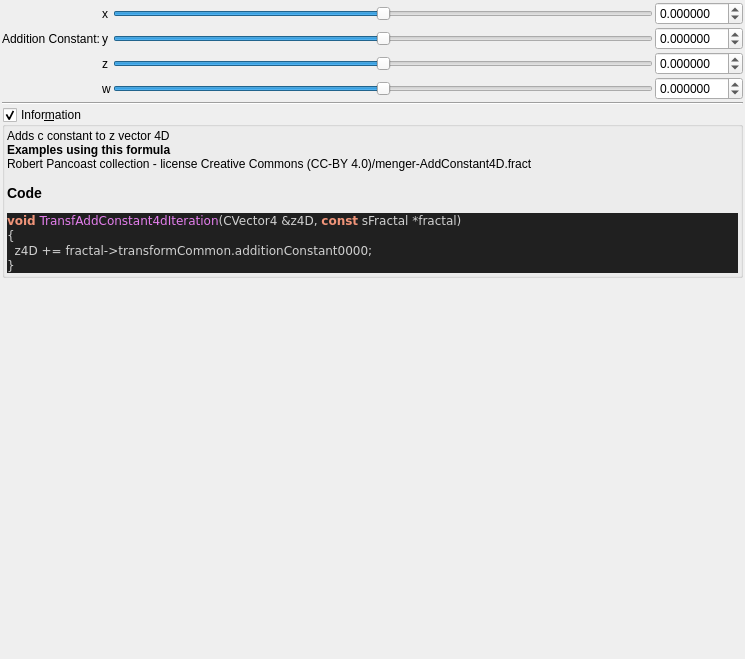
<?xml version="1.0" encoding="UTF-8"?>
<ui version="4.0">
 <class>transf_add_constant4d</class>
 <widget class="QWidget" name="Form">
  <property name="geometry">
   <rect>
    <x>0</x>
    <y>0</y>
    <width>745</width>
    <height>659</height>
   </rect>
  </property>
  <property name="windowTitle">
   <string notr="true">transf_add_constant4d</string>
  </property>
  <layout class="QVBoxLayout" name="verticalLayout">
   <property name="spacing">
    <number>2</number>
   </property>
   <property name="leftMargin">
    <number>2</number>
   </property>
   <property name="topMargin">
    <number>2</number>
   </property>
   <property name="rightMargin">
    <number>2</number>
   </property>
   <property name="bottomMargin">
    <number>2</number>
   </property>
   <item>
    <layout class="QGridLayout" name="gridLayout_44">
     <property name="spacing">
      <number>2</number>
     </property>
     <item row="2" column="1">
      <widget class="QLabel" name="label_163">
       <property name="text">
        <string notr="true">z</string>
       </property>
      </widget>
     </item>
     <item row="3" column="1">
      <widget class="QLabel" name="label_168">
       <property name="text">
        <string notr="true">w</string>
       </property>
      </widget>
     </item>
     <item row="2" column="3">
      <widget class="MyDoubleSpinBox" name="spinbox4_transf_addition_constant_0000_z">
       <property name="sizePolicy">
        <sizepolicy hsizetype="Minimum" vsizetype="Maximum">
         <horstretch>0</horstretch>
         <verstretch>0</verstretch>
        </sizepolicy>
       </property>
       <property name="prefix">
        <string/>
       </property>
       <property name="suffix">
        <string/>
       </property>
       <property name="decimals">
        <number>6</number>
       </property>
       <property name="minimum">
        <double>-99.989999999999995</double>
       </property>
       <property name="maximum">
        <double>99.989999999999995</double>
       </property>
       <property name="singleStep">
        <double>0.100000000000000</double>
       </property>
      </widget>
     </item>
     <item row="3" column="3">
      <widget class="MyDoubleSpinBox" name="spinbox4_transf_addition_constant_0000_w">
       <property name="sizePolicy">
        <sizepolicy hsizetype="Minimum" vsizetype="Maximum">
         <horstretch>0</horstretch>
         <verstretch>0</verstretch>
        </sizepolicy>
       </property>
       <property name="prefix">
        <string/>
       </property>
       <property name="suffix">
        <string/>
       </property>
       <property name="decimals">
        <number>6</number>
       </property>
       <property name="minimum">
        <double>-99.989999999999995</double>
       </property>
       <property name="maximum">
        <double>99.989999999999995</double>
       </property>
       <property name="singleStep">
        <double>0.100000000000000</double>
       </property>
      </widget>
     </item>
     <item row="3" column="2">
      <widget class="QSlider" name="slider4_transf_addition_constant_0000_w">
       <property name="sizePolicy">
        <sizepolicy hsizetype="Expanding" vsizetype="Maximum">
         <horstretch>0</horstretch>
         <verstretch>0</verstretch>
        </sizepolicy>
       </property>
       <property name="minimum">
        <number>-5000000</number>
       </property>
       <property name="maximum">
        <number>5000000</number>
       </property>
       <property name="singleStep">
        <number>1</number>
       </property>
       <property name="orientation">
        <enum>Qt::Horizontal</enum>
       </property>
      </widget>
     </item>
     <item row="1" column="0">
      <widget class="QLabel" name="label_164">
       <property name="text">
        <string>Addition Constant:</string>
       </property>
      </widget>
     </item>
     <item row="1" column="2">
      <widget class="QSlider" name="slider4_transf_addition_constant_0000_y">
       <property name="sizePolicy">
        <sizepolicy hsizetype="Expanding" vsizetype="Maximum">
         <horstretch>0</horstretch>
         <verstretch>0</verstretch>
        </sizepolicy>
       </property>
       <property name="minimum">
        <number>-5000000</number>
       </property>
       <property name="maximum">
        <number>5000000</number>
       </property>
       <property name="singleStep">
        <number>1</number>
       </property>
       <property name="orientation">
        <enum>Qt::Horizontal</enum>
       </property>
      </widget>
     </item>
     <item row="1" column="1">
      <widget class="QLabel" name="label_162">
       <property name="text">
        <string notr="true">y</string>
       </property>
      </widget>
     </item>
     <item row="0" column="2">
      <widget class="QSlider" name="slider4_transf_addition_constant_0000_x">
       <property name="sizePolicy">
        <sizepolicy hsizetype="Preferred" vsizetype="Preferred">
         <horstretch>0</horstretch>
         <verstretch>0</verstretch>
        </sizepolicy>
       </property>
       <property name="minimum">
        <number>-5000000</number>
       </property>
       <property name="maximum">
        <number>5000000</number>
       </property>
       <property name="singleStep">
        <number>1</number>
       </property>
       <property name="orientation">
        <enum>Qt::Horizontal</enum>
       </property>
      </widget>
     </item>
     <item row="2" column="2">
      <widget class="QSlider" name="slider4_transf_addition_constant_0000_z">
       <property name="sizePolicy">
        <sizepolicy hsizetype="Expanding" vsizetype="Maximum">
         <horstretch>0</horstretch>
         <verstretch>0</verstretch>
        </sizepolicy>
       </property>
       <property name="minimum">
        <number>-5000000</number>
       </property>
       <property name="maximum">
        <number>5000000</number>
       </property>
       <property name="singleStep">
        <number>1</number>
       </property>
       <property name="orientation">
        <enum>Qt::Horizontal</enum>
       </property>
      </widget>
     </item>
     <item row="1" column="3">
      <widget class="MyDoubleSpinBox" name="spinbox4_transf_addition_constant_0000_y">
       <property name="sizePolicy">
        <sizepolicy hsizetype="Minimum" vsizetype="Maximum">
         <horstretch>0</horstretch>
         <verstretch>0</verstretch>
        </sizepolicy>
       </property>
       <property name="prefix">
        <string/>
       </property>
       <property name="suffix">
        <string/>
       </property>
       <property name="decimals">
        <number>6</number>
       </property>
       <property name="minimum">
        <double>-99.989999999999995</double>
       </property>
       <property name="maximum">
        <double>99.989999999999995</double>
       </property>
       <property name="singleStep">
        <double>0.100000000000000</double>
       </property>
      </widget>
     </item>
     <item row="0" column="1">
      <widget class="QLabel" name="label_160">
       <property name="text">
        <string notr="true">x</string>
       </property>
      </widget>
     </item>
     <item row="0" column="3">
      <widget class="MyDoubleSpinBox" name="spinbox4_transf_addition_constant_0000_x">
       <property name="sizePolicy">
        <sizepolicy hsizetype="Minimum" vsizetype="Maximum">
         <horstretch>0</horstretch>
         <verstretch>0</verstretch>
        </sizepolicy>
       </property>
       <property name="prefix">
        <string/>
       </property>
       <property name="suffix">
        <string/>
       </property>
       <property name="decimals">
        <number>6</number>
       </property>
       <property name="minimum">
        <double>-99.989999999999995</double>
       </property>
       <property name="maximum">
        <double>99.989999999999995</double>
       </property>
       <property name="singleStep">
        <double>0.100000000000000</double>
       </property>
      </widget>
     </item>
    </layout>
   </item>
   <item>
    <widget class="Line" name="line_31">
     <property name="orientation">
      <enum>Qt::Horizontal</enum>
     </property>
    </widget>
   </item>
   <item>
    <widget class="MyGroupBox" name="groupCheck_info">
     <property name="title">
      <string>Infor&amp;mation</string>
     </property>
     <property name="flat">
      <bool>false</bool>
     </property>
     <property name="checkable">
      <bool>true</bool>
     </property>
     <layout class="QVBoxLayout" name="verticalLayout_2">
      <property name="spacing">
       <number>2</number>
      </property>
      <property name="leftMargin">
       <number>2</number>
      </property>
      <property name="topMargin">
       <number>2</number>
      </property>
      <property name="rightMargin">
       <number>2</number>
      </property>
      <property name="bottomMargin">
       <number>2</number>
      </property>
      <item>
       <widget class="QLabel" name="label_code_content">
        <property name="text">
         <string notr="true">&lt;p&gt;Adds c constant to z vector 4D&lt;/p&gt;&lt;table&gt;
&lt;/table&gt;
&lt;br&gt;&lt;b&gt;Examples using this formula&lt;/b&gt;&lt;br&gt;Robert Pancoast collection - license Creative Commons (CC-BY 4.0)/menger-AddConstant4D.fract&lt;h3&gt;Code&lt;/h3&gt;
&lt;body style=&quot;background-color:#202020&quot;&gt;
&lt;pre style=&quot;color:#d0d0d0; background-color:#202020;  font-family:'Courier New',monospace;&quot;&gt;&lt;span style=&quot;color:#f09479; font-weight:bold&quot;&gt;void&lt;/span&gt; &lt;span style=&quot;color:#e47eed&quot;&gt;TransfAddConstant4dIteration&lt;/span&gt;&lt;span style=&quot;color:#d0d0d0&quot;&gt;(&lt;/span&gt;CVector4 &lt;span style=&quot;color:#d0d0d0&quot;&gt;&amp;amp;&lt;/span&gt;z4D&lt;span style=&quot;color:#d0d0d0&quot;&gt;,&lt;/span&gt; &lt;span style=&quot;color:#f09479; font-weight:bold&quot;&gt;const&lt;/span&gt; sFractal &lt;span style=&quot;color:#d0d0d0&quot;&gt;*&lt;/span&gt;fractal&lt;span style=&quot;color:#d0d0d0&quot;&gt;)&lt;/span&gt;
&lt;span style=&quot;color:#d0d0d0&quot;&gt;{&lt;/span&gt;
  z4D &lt;span style=&quot;color:#d0d0d0&quot;&gt;+=&lt;/span&gt; fractal&lt;span style=&quot;color:#d0d0d0&quot;&gt;-&amp;gt;&lt;/span&gt;transformCommon&lt;span style=&quot;color:#d0d0d0&quot;&gt;.&lt;/span&gt;additionConstant0000&lt;span style=&quot;color:#d0d0d0&quot;&gt;;&lt;/span&gt;
&lt;span style=&quot;color:#d0d0d0&quot;&gt;}&lt;/span&gt;
&lt;/pre&gt;
&lt;/body&gt;</string>
        </property>
        <property name="wordWrap">
         <bool>true</bool>
        </property>
        <property name="openExternalLinks">
         <bool>true</bool>
        </property>
        <property name="textInteractionFlags">
         <set>Qt::LinksAccessibleByMouse|Qt::TextSelectableByMouse</set>
        </property>
       </widget>
      </item>
     </layout>
    </widget>
   </item>
   <item>
    <spacer name="verticalSpacer">
     <property name="orientation">
      <enum>Qt::Vertical</enum>
     </property>
     <property name="sizeHint" stdset="0">
      <size>
       <width>20</width>
       <height>40</height>
      </size>
     </property>
    </spacer>
   </item>
  </layout>
 </widget>
 <customwidgets>
  <customwidget>
   <class>MyDoubleSpinBox</class>
   <extends>QDoubleSpinBox</extends>
   <header>my_double_spin_box.h</header>
  </customwidget>
  <customwidget>
   <class>MyGroupBox</class>
   <extends>QGroupBox</extends>
   <header>my_group_box.h</header>
   <container>1</container>
  </customwidget>
 </customwidgets>
 <tabstops>
  <tabstop>slider4_transf_addition_constant_0000_x</tabstop>
  <tabstop>spinbox4_transf_addition_constant_0000_x</tabstop>
  <tabstop>slider4_transf_addition_constant_0000_y</tabstop>
  <tabstop>spinbox4_transf_addition_constant_0000_y</tabstop>
  <tabstop>slider4_transf_addition_constant_0000_z</tabstop>
  <tabstop>spinbox4_transf_addition_constant_0000_z</tabstop>
  <tabstop>slider4_transf_addition_constant_0000_w</tabstop>
  <tabstop>spinbox4_transf_addition_constant_0000_w</tabstop>
  <tabstop>groupCheck_info</tabstop>
 </tabstops>
 <resources/>
 <connections/>
</ui>
